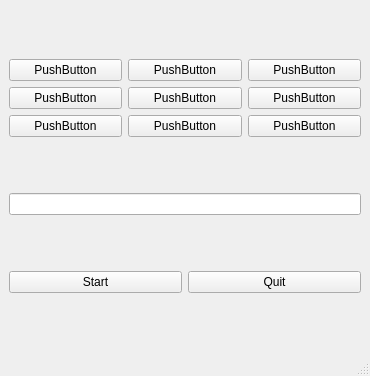
<?xml version="1.0" encoding="UTF-8"?>
<ui version="4.0">
 <class>MainWindow</class>
 <widget class="QMainWindow" name="MainWindow">
  <property name="geometry">
   <rect>
    <x>0</x>
    <y>0</y>
    <width>370</width>
    <height>376</height>
   </rect>
  </property>
  <property name="windowTitle">
   <string>MainWindow</string>
  </property>
  <property name="autoFillBackground">
   <bool>false</bool>
  </property>
  <widget class="QWidget" name="centralwidget">
   <layout class="QGridLayout" name="gridLayout_2">
    <item row="2" column="1">
     <widget class="QPushButton" name="btnQuit">
      <property name="text">
       <string>Quit</string>
      </property>
     </widget>
    </item>
    <item row="2" column="0">
     <widget class="QPushButton" name="btnStart">
      <property name="text">
       <string>Start</string>
      </property>
     </widget>
    </item>
    <item row="0" column="0" colspan="2">
     <layout class="QGridLayout" name="gridLayout">
      <item row="2" column="2">
       <widget class="QPushButton" name="btn2_2">
        <property name="text">
         <string>PushButton</string>
        </property>
       </widget>
      </item>
      <item row="1" column="0">
       <widget class="QPushButton" name="btn1_0">
        <property name="text">
         <string>PushButton</string>
        </property>
       </widget>
      </item>
      <item row="2" column="0">
       <widget class="QPushButton" name="btn2_0">
        <property name="text">
         <string>PushButton</string>
        </property>
       </widget>
      </item>
      <item row="1" column="2">
       <widget class="QPushButton" name="btn1_2">
        <property name="text">
         <string>PushButton</string>
        </property>
       </widget>
      </item>
      <item row="0" column="2">
       <widget class="QPushButton" name="btn0_2">
        <property name="text">
         <string>PushButton</string>
        </property>
       </widget>
      </item>
      <item row="2" column="1">
       <widget class="QPushButton" name="btn2_1">
        <property name="text">
         <string>PushButton</string>
        </property>
       </widget>
      </item>
      <item row="1" column="1">
       <widget class="QPushButton" name="btn1_1">
        <property name="text">
         <string>PushButton</string>
        </property>
       </widget>
      </item>
      <item row="0" column="0">
       <widget class="QPushButton" name="btn0_0">
        <property name="text">
         <string>PushButton</string>
        </property>
       </widget>
      </item>
      <item row="0" column="1">
       <widget class="QPushButton" name="btn0_1">
        <property name="text">
         <string>PushButton</string>
        </property>
       </widget>
      </item>
     </layout>
    </item>
    <item row="1" column="0" colspan="2">
     <widget class="QLineEdit" name="txtBox"/>
    </item>
   </layout>
  </widget>
  <widget class="QMenuBar" name="menubar">
   <property name="geometry">
    <rect>
     <x>0</x>
     <y>0</y>
     <width>370</width>
     <height>25</height>
    </rect>
   </property>
  </widget>
  <widget class="QStatusBar" name="statusbar"/>
 </widget>
 <resources/>
 <connections/>
</ui>
